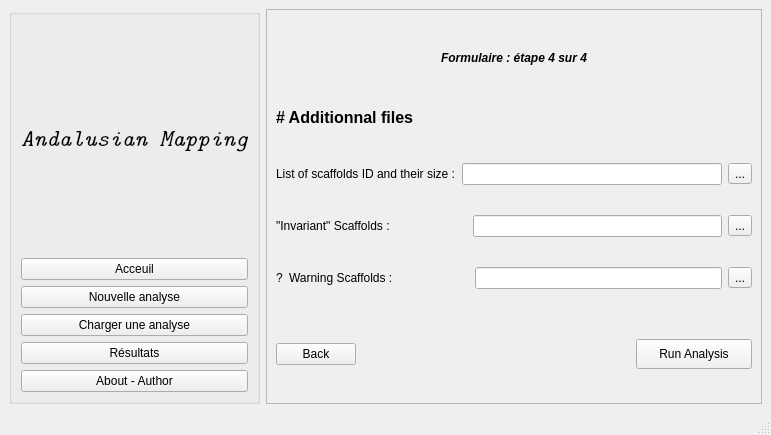
<?xml version="1.0" encoding="UTF-8"?>
<ui version="4.0">
 <class>MainWindow</class>
 <widget class="QMainWindow" name="MainWindow">
  <property name="geometry">
   <rect>
    <x>0</x>
    <y>0</y>
    <width>771</width>
    <height>435</height>
   </rect>
  </property>
  <property name="windowTitle">
   <string>MainWindow</string>
  </property>
  <widget class="QWidget" name="centralwidget">
   <layout class="QGridLayout" name="gridLayout_3">
    <item row="0" column="0">
     <widget class="QGroupBox" name="groupBox_2">
      <property name="minimumSize">
       <size>
        <width>0</width>
        <height>344</height>
       </size>
      </property>
      <property name="maximumSize">
       <size>
        <width>500</width>
        <height>400</height>
       </size>
      </property>
      <property name="title">
       <string/>
      </property>
      <layout class="QGridLayout" name="gridLayout">
       <item row="0" column="0">
        <widget class="QLabel" name="label_titre">
         <property name="font">
          <font>
           <family>Latin Modern Mono</family>
           <pointsize>18</pointsize>
           <weight>50</weight>
           <italic>true</italic>
           <bold>false</bold>
          </font>
         </property>
         <property name="cursor">
          <cursorShape>CrossCursor</cursorShape>
         </property>
         <property name="acceptDrops">
          <bool>false</bool>
         </property>
         <property name="layoutDirection">
          <enum>Qt::LeftToRight</enum>
         </property>
         <property name="text">
          <string>&lt;html&gt;&lt;head/&gt;&lt;body&gt;&lt;p align=&quot;center&quot;&gt;Andalusian Mapping&lt;/p&gt;&lt;/body&gt;&lt;/html&gt;</string>
         </property>
        </widget>
       </item>
       <item row="1" column="0">
        <widget class="QPushButton" name="pushButton_acceuil">
         <property name="text">
          <string>Acceuil</string>
         </property>
        </widget>
       </item>
       <item row="2" column="0">
        <widget class="QPushButton" name="pushButton_newAnalyse">
         <property name="text">
          <string>Nouvelle analyse</string>
         </property>
        </widget>
       </item>
       <item row="3" column="0">
        <widget class="QPushButton" name="pushButton_oldAnalise">
         <property name="text">
          <string>Charger une analyse</string>
         </property>
        </widget>
       </item>
       <item row="4" column="0">
        <widget class="QPushButton" name="pushButton_resultat">
         <property name="text">
          <string>Résultats</string>
         </property>
        </widget>
       </item>
       <item row="5" column="0">
        <widget class="QPushButton" name="pushButton_author">
         <property name="text">
          <string>About - Author</string>
         </property>
        </widget>
       </item>
      </layout>
     </widget>
    </item>
    <item row="0" column="1">
     <widget class="QScrollArea" name="scrollArea">
      <property name="widgetResizable">
       <bool>true</bool>
      </property>
      <widget class="QWidget" name="scrollAreaWidgetContents">
       <property name="geometry">
        <rect>
         <x>0</x>
         <y>0</y>
         <width>491</width>
         <height>368</height>
        </rect>
       </property>
       <layout class="QGridLayout" name="gridLayout_2">
        <item row="0" column="0">
         <widget class="QLabel" name="label_etape4">
          <property name="maximumSize">
           <size>
            <width>16777215</width>
            <height>30</height>
           </size>
          </property>
          <property name="text">
           <string>&lt;html&gt;&lt;head/&gt;&lt;body&gt;&lt;p align=&quot;center&quot;&gt;&lt;span style=&quot; font-weight:600; font-style:italic;&quot;&gt;Formulaire : étape 4 sur 4&lt;/span&gt;&lt;/p&gt;&lt;/body&gt;&lt;/html&gt;</string>
          </property>
         </widget>
        </item>
        <item row="1" column="0">
         <widget class="QLabel" name="label_titre4">
          <property name="maximumSize">
           <size>
            <width>16777215</width>
            <height>30</height>
           </size>
          </property>
          <property name="text">
           <string>&lt;html&gt;&lt;head/&gt;&lt;body&gt;&lt;p&gt;&lt;span style=&quot; font-size:12pt; font-weight:600;&quot;&gt;# Additionnal files&lt;/span&gt;&lt;/p&gt;&lt;/body&gt;&lt;/html&gt;</string>
          </property>
         </widget>
        </item>
        <item row="2" column="0">
         <layout class="QHBoxLayout" name="horizontalLayout_18">
          <item>
           <widget class="QLabel" name="label_listScaff">
            <property name="text">
             <string>List of scaffolds ID and their size :</string>
            </property>
           </widget>
          </item>
          <item>
           <widget class="QLineEdit" name="lineEdit_listScaff">
            <property name="text">
             <string/>
            </property>
           </widget>
          </item>
          <item>
           <widget class="QToolButton" name="toolButton_listScaff">
            <property name="text">
             <string>...</string>
            </property>
           </widget>
          </item>
         </layout>
        </item>
        <item row="3" column="0">
         <layout class="QHBoxLayout" name="horizontalLayout_11">
          <item>
           <widget class="QLabel" name="label_InvarScaf">
            <property name="text">
             <string>&quot;Invariant&quot; Scaffolds :                       </string>
            </property>
           </widget>
          </item>
          <item>
           <widget class="QLineEdit" name="lineEdit_InvarScaf">
            <property name="text">
             <string/>
            </property>
           </widget>
          </item>
          <item>
           <widget class="QToolButton" name="toolButton_InvarScaf">
            <property name="text">
             <string>...</string>
            </property>
           </widget>
          </item>
         </layout>
        </item>
        <item row="4" column="0">
         <layout class="QHBoxLayout" name="horizontalLayout_13">
          <item>
           <widget class="QLabel" name="label_17">
            <property name="toolTip">
             <string>&lt;html&gt;&lt;head/&gt;&lt;body&gt;&lt;p&gt;&lt;span style=&quot; font-size:10pt; font-style:italic;&quot;&gt;list of scaffolds you want to test even if they are not linked to your mutation. (e.g. False-positive or so-far-unlinked scaffolds)&lt;/span&gt;&lt;/p&gt;&lt;/body&gt;&lt;/html&gt;</string>
            </property>
            <property name="text">
             <string>?</string>
            </property>
           </widget>
          </item>
          <item>
           <widget class="QLabel" name="label_warnScaf">
            <property name="toolTip">
             <string>&lt;html&gt;&lt;head/&gt;&lt;body&gt;&lt;p&gt;&lt;br/&gt;&lt;/p&gt;&lt;/body&gt;&lt;/html&gt;</string>
            </property>
            <property name="text">
             <string>Warning Scaffolds :                       </string>
            </property>
           </widget>
          </item>
          <item>
           <widget class="QLineEdit" name="lineEdit_warnScaf">
            <property name="text">
             <string/>
            </property>
           </widget>
          </item>
          <item>
           <widget class="QToolButton" name="toolButton_warnScaf">
            <property name="text">
             <string>...</string>
            </property>
           </widget>
          </item>
         </layout>
        </item>
        <item row="5" column="0">
         <spacer name="horizontalSpacer">
          <property name="orientation">
           <enum>Qt::Horizontal</enum>
          </property>
          <property name="sizeHint" stdset="0">
           <size>
            <width>470</width>
            <height>20</height>
           </size>
          </property>
         </spacer>
        </item>
        <item row="6" column="0">
         <layout class="QHBoxLayout" name="horizontalLayout">
          <item>
           <widget class="QPushButton" name="pushButton_back4">
            <property name="text">
             <string>Back</string>
            </property>
           </widget>
          </item>
          <item>
           <spacer name="horizontalSpacer_2">
            <property name="orientation">
             <enum>Qt::Horizontal</enum>
            </property>
            <property name="sizeHint" stdset="0">
             <size>
              <width>40</width>
              <height>20</height>
             </size>
            </property>
           </spacer>
          </item>
          <item>
           <widget class="QPushButton" name="pushButton_runAnalysis">
            <property name="minimumSize">
             <size>
              <width>116</width>
              <height>0</height>
             </size>
            </property>
            <property name="maximumSize">
             <size>
              <width>50</width>
              <height>30</height>
             </size>
            </property>
            <property name="sizeIncrement">
             <size>
              <width>1</width>
              <height>1</height>
             </size>
            </property>
            <property name="palette">
             <palette>
              <active>
               <colorrole role="Button">
                <brush brushstyle="SolidPattern">
                 <color alpha="255">
                  <red>170</red>
                  <green>255</green>
                  <blue>0</blue>
                 </color>
                </brush>
               </colorrole>
              </active>
              <inactive>
               <colorrole role="Button">
                <brush brushstyle="SolidPattern">
                 <color alpha="255">
                  <red>242</red>
                  <green>241</green>
                  <blue>240</blue>
                 </color>
                </brush>
               </colorrole>
              </inactive>
              <disabled>
               <colorrole role="Button">
                <brush brushstyle="SolidPattern">
                 <color alpha="255">
                  <red>242</red>
                  <green>241</green>
                  <blue>240</blue>
                 </color>
                </brush>
               </colorrole>
              </disabled>
             </palette>
            </property>
            <property name="text">
             <string>Run Analysis</string>
            </property>
           </widget>
          </item>
         </layout>
        </item>
       </layout>
      </widget>
     </widget>
    </item>
   </layout>
  </widget>
  <widget class="QMenuBar" name="menubar">
   <property name="geometry">
    <rect>
     <x>0</x>
     <y>0</y>
     <width>771</width>
     <height>25</height>
    </rect>
   </property>
  </widget>
  <widget class="QStatusBar" name="statusbar"/>
 </widget>
 <resources/>
 <connections/>
</ui>
